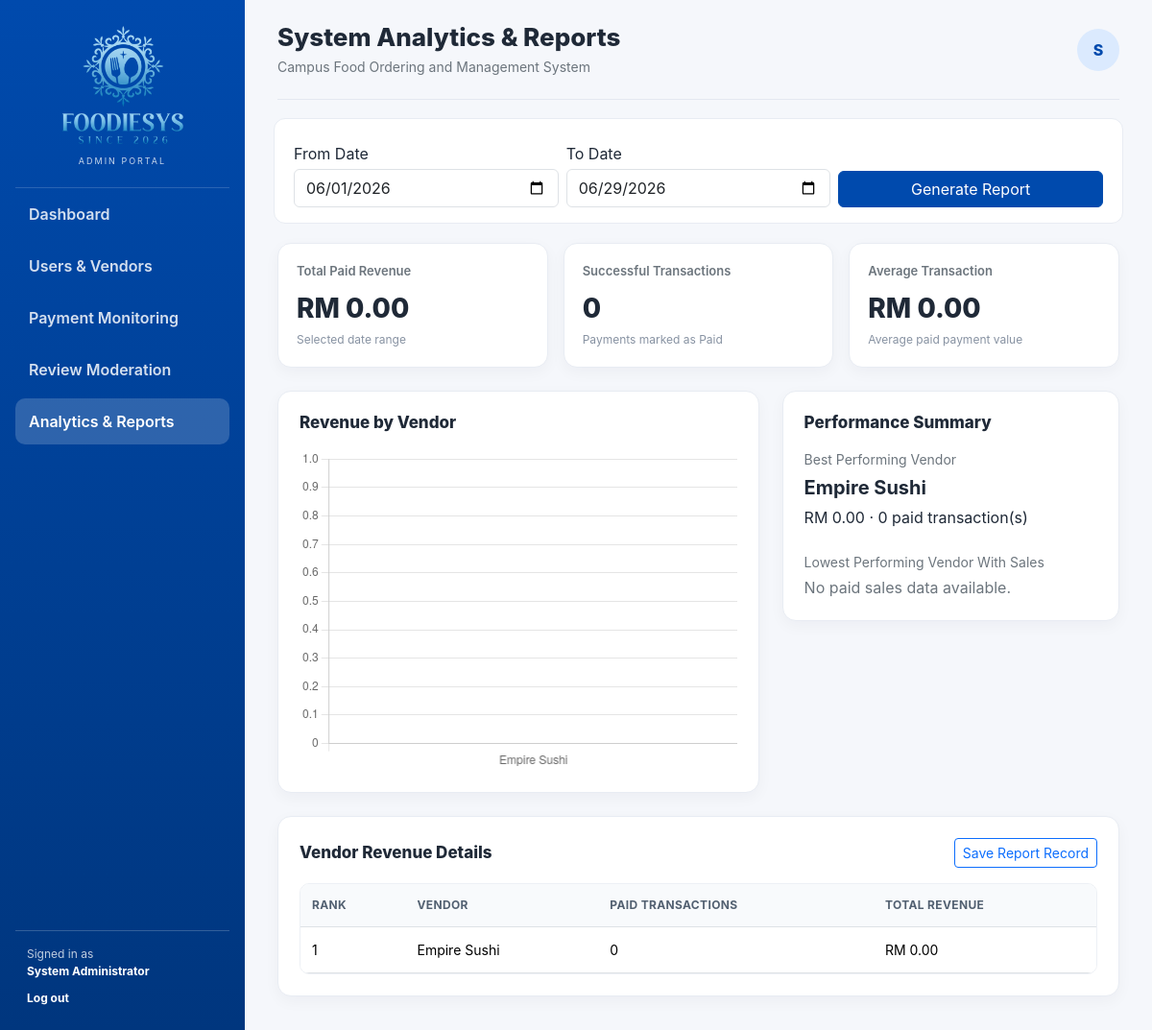
The app's page /admin/analytics.php (signed in) with its own data.
### tables this page shows
CREATE TABLE `vendors` (
  `vendor_id` int(10) UNSIGNED NOT NULL,
  `stall_name` varchar(150) NOT NULL,
  `email` varchar(150) NOT NULL,
  `password` varchar(255) NOT NULL,
  `operating_hours` varchar(100) NOT NULL,
  `approval_status` enum('Pending','Approved','Rejected','Suspended') NOT NULL DEFAULT 'Pending',
  `stall_status` enum('Open','Closed') NOT NULL DEFAULT 'Closed',
  `profile_image` varchar(255) DEFAULT NULL
);

### admin/analytics.php (the view, shortened to what this page needs)
<?php
require_once __DIR__ . '/../config/database.php';
require_once __DIR__ . '/includes/layout.php';
$dateFrom=$_GET['date_from']??date('Y-m-01');$dateTo=$_GET['date_to']??date('Y-m-d');
$where="payment_status='Paid'";$params=[];if($dateFrom!==''){$where.=' AND DATE(payment_date)>=?';$params[]=$dateFrom;}if($dateTo!==''){$where.=' AND DATE(payment_date)<=?';$params[]=$dateTo;}
$metrics=$pdo->prepare("SELECT COUNT(*) paid_transactions, COALESCE(SUM(amount),0) total_revenue, COALESCE(AVG(amount),0) average_order FROM payments WHERE $where");$metrics->execute($params);$metrics=$metrics->fetch();
$vendorSql="SELECT v.vendor_id,v.stall_name,COALESCE(SUM(p.amount),0) total_revenue,COUNT(p.payment_id) transaction_count FROM vendors v LEFT JOIN payments p ON p.vendor_id=v.vendor_id AND p.payment_status='Paid'";$joinParams=[];if($dateFrom!==''){$vendorSql.=' AND DATE(p.payment_date)>=?';$joinParams[]=$dateFrom;}if($dateTo!==''){$vendorSql.=' AND DATE(p.payment_date)<=?';$joinParams[]=$dateTo;}$vendorSql.=' GROUP BY v.vendor_id,v.stall_name ORDER BY total_revenue DESC';$stmt=$pdo->prepare($vendorSql);$stmt->execute($joinParams);$vendorData=$stmt->fetchAll();
$best=$vendorData[0]??null;$lowest=null;foreach(array_reverse($vendorData) as $row){if((float)$row['total_revenue']>0){$lowest=$row;break;}}
?>
<form method="get" class="filter-bar row g-2 align-items-end"><div class="col-md-4"><label class="form-label mb-1">From Date</label><input class="form-control" type="date" name="date_from" value="<?= e($dateFrom) ?>"></div><div class="col-md-4"><label class="form-label mb-1">To Date</label><input class="form-control" type="date" name="date_to" value="<?= e($dateTo) ?>"></div><div class="col-md-4"><button class="btn btn-brand w-100">Generate Report</button></div></form>
<div class="row g-3 mb-4"><div class="col-md-4"><div class="stat-card"><div class="label">Total Paid Revenue</div><div class="value">RM <?= number_format((float)$metrics['total_revenue'],2) ?></div><div class="note">Selected date range</div></div></div><div class="col-md-4"><div class="stat-card"><div class="label">Successful Transactions</div><div class="value"><?= number_format($metrics['paid_transactions']) ?></div><div class="note">Payments marked as Paid</div></div></div><div class="col-md-4"><div class="stat-card"><div class="label">Average Transaction</div><div class="value">RM <?= number_format((float)$metrics['average_order'],2) ?></div><div class="note">Average paid payment value</div></div></div></div>
<div class="row g-4"><div class="col-xl-7"><section class="panel"><h2 class="panel-title">Revenue by Vendor</h2><div class="chart-wrap"><canvas id="vendorChart"></canvas></div></section></div><div class="col-xl-5"><section class="panel"><h2 class="panel-title">Performance Summary</h2><div class="mb-4"><div class="text-secondary small mb-1">Best Performing Vendor</div><?php if($best): ?><strong class="fs-5"><?= e($best['stall_name']) ?></strong><div class="mt-1">RM <?= number_format((float)$best['total_revenue'],2) ?> · <?= e($best['transaction_count']) ?> paid transaction(s)</div><?php else:?><div class="text-secondary">No data found for the selected criteria.</div><?php endif;?></div><div><div class="text-secondary small mb-1">Lowest Performing Vendor With Sales</div><?php if($lowest): ?><strong class="fs-5"><?= e($lowest['stall_name']) ?></strong><div class="mt-1">RM <?= number_format((float)$lowest['total_revenue'],2) ?> · <?= e($lowest['transaction_count']) ?> paid transaction(s)</div><?php else:?><div class="text-secondary">No paid sales data available.</div><?php endif;?></div></section></div></div>
<section class="panel mt-4"><div class="d-flex justify-content-between align-items-center mb-3"><h2 class="panel-title mb-0">Vendor Revenue Details</h2><form method="post" action="save_report.php"><button class="btn btn-outline-primary btn-sm">Save Report Record</button></form></div><div class="table-responsive"><table class="table table-hover"><thead><tr><th>Rank</th><th>Vendor</th><th>Paid Transactions</th><th>Total Revenue</th></tr></thead><tbody><?php foreach($vendorData as $i=>$v): ?><tr><td><?= $i+1 ?></td><td><?= e($v['stall_name']) ?></td><td><?= e($v['transaction_count']) ?></td><td>RM <?= number_format((float)$v['total_revenue'],2) ?></td></tr><?php endforeach; ?></tbody></table></div></section>
<script src="https://cdn.jsdelivr.net/npm/chart.js"></script><script>new Chart(document.getElementById('vendorChart'),{type:'bar',data:{labels:<?= json_encode(array_column($vendorData,'stall_name')) ?>,datasets:[{label:'Revenue (RM)',data:<?= json_encode(array_map('floatval',array_column($vendorData,'total_revenue'))) ?>,backgroundColor:'#004AAD',borderRadius:7}]},options:{responsive:true,maintainAspectRatio:false,plugins:{legend:{display:false}},scales:{y:{beginAtZero:true}}}});</script>

### admin/assets/css/admin.css (style rules this page uses)
:root { --brand:#004AAD; --brand-dark:#00367e; --bg:#f5f7fb; --muted:#6c757d; }
* { box-sizing:border-box; }
body { margin:0; background:var(--bg); color:#1f2937; font-family:Inter,system-ui,-apple-system,BlinkMacSystemFont,"Segoe UI",sans-serif; }
.stat-card,.panel { background:#fff; border:1px solid #e8ecf3; border-radius:14px; box-shadow:0 5px 16px rgba(22,34,51,.04); }
.stat-card { padding:19px; height:100%; }
.stat-card .label { font-size:13px; color:var(--muted); font-weight:600; }
.stat-card .value { margin-top:7px; font-size:28px; font-weight:800; }
.stat-card .note { margin-top:3px; color:#8792a2; font-size:12px; }
.panel { padding:22px; }
.panel-title { font-size:17px; font-weight:800; margin:0 0 18px; }
.table-responsive { border:1px solid #edf0f5; border-radius:10px; }
.table { margin:0; font-size:14px; }
.table thead th { background:#f8fafc; color:#526071; font-size:12px; text-transform:uppercase; letter-spacing:.35px; border-bottom-width:1px; white-space:nowrap; }
.table td,.table th { padding:13px 12px; vertical-align:middle; }
.btn-brand { background:var(--brand); color:#fff; border-color:var(--brand); }
.filter-bar { background:#fff; padding:16px; border:1px solid #e8ecf3; border-radius:12px; margin-bottom:20px; }
.form-control,.form-select { min-height:40px; }
.chart-wrap { position:relative; height:335px; }

### records on screen
vendors: stall_name "Empire Sushi", transaction_count "0", total_revenue "0.00"

### other values on screen
$_SESSION['admin_name'] "System Administrator"
$title "System Analytics & Reports"
substr($_SESSION['admin_name'] ?? 'A', 0, 1) "S"
$metrics['total_revenue'] "0.00"
$metrics['paid_transactions'] "0"
$metrics['average_order'] "0.00"
$best['total_revenue'] "0.00"
$best['transaction_count'] "0"
chart data {{ json_encode(array_column($vendorData,'stall_name')) }} ["Empire Sushi"]
